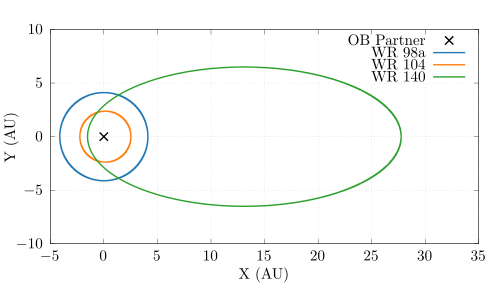

The gnuplot source for this figure:
load "../turbo.pal"
set terminal cairolatex size 5in,3in standalone
set output "orbits-transform.tex"

au = 1.4959787e+13
set size ratio -1
set xrange [-5:35]
set yrange [-10:10]
set grid
set xlabel 'X (AU)'
set ylabel 'Y (AU)'

dsep(x,y) = sqrt(x*x + y*y)
chi(x,y,mdot,vinf) = (((vinf/1e8)**4.0) * (dsep(x,y)/1e12)) / (mdot / 1e-7)

set datafile separator ','
plot "< echo '0 0'" lt 2 lw 4 lc rgb "black" title "OB Partner" , \
     "wr98a.csv" using (($3-$5)/au):(($4-$6)/au) title "WR 98a" w l ls 1, \
     "wr104.csv" using (($3-$5)/au):(($4-$6)/au) title "WR 104" w l ls 2, \
     "wr140.csv" using (($3-$5)/au):(($4-$6)/au) title "WR 140" w l ls 3, \
 
